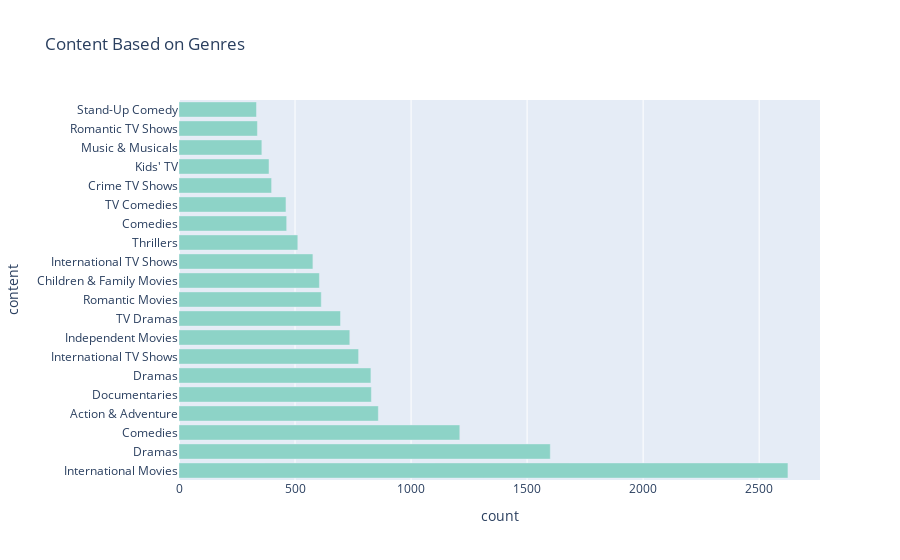

This figure's notebook cell:
### Code cell
px.bar(z.head(20), y='content', x='count', title='Content Based on Genres', color_discrete_sequence=px.colors.qualitative.Set3)

### Figure 1 — Plotly figure (JSON) as saved in the notebook; plotly's stock layout.template omitted (floating-point values rounded to 4 significant figures)
{"data": [{"alignmentgroup": "True", "hovertemplate": "count=%{x}<br>content=%{y}<extra></extra>", "legendgroup": "", "marker": {"color": "rgb(141,211,199)", "pattern": {"shape": ""}}, "name": "", "offsetgroup": "", "orientation": "h", "showlegend": false, "textposition": "auto", "type": "bar", "x": [2624, 1600, 1210, 859, 829, 827, 774, 736, 696, 613, 605, 577, 512, 464, 461, 399, 388, 357, 338, 334], "xaxis": "x", "y": [" International Movies", "Dramas", "Comedies", "Action & Adventure", "Documentaries", " Dramas", "International TV Shows", " Independent Movies", " TV Dramas", " Romantic Movies", "Children & Family Movies", " International TV Shows", " Thrillers", " Comedies", " TV Comedies", "Crime TV Shows", "Kids' TV", " Music & Musicals", " Romantic TV Shows", "Stand-Up Comedy"], "yaxis": "y"}], "layout": {"barmode": "relative", "legend": {"tracegroupgap": 0}, "title": {"text": "Content Based on Genres"}, "xaxis": {"anchor": "y", "domain": [0, 1], "title": {"text": "count"}}, "yaxis": {"anchor": "x", "domain": [0, 1], "title": {"text": "content"}}}}
